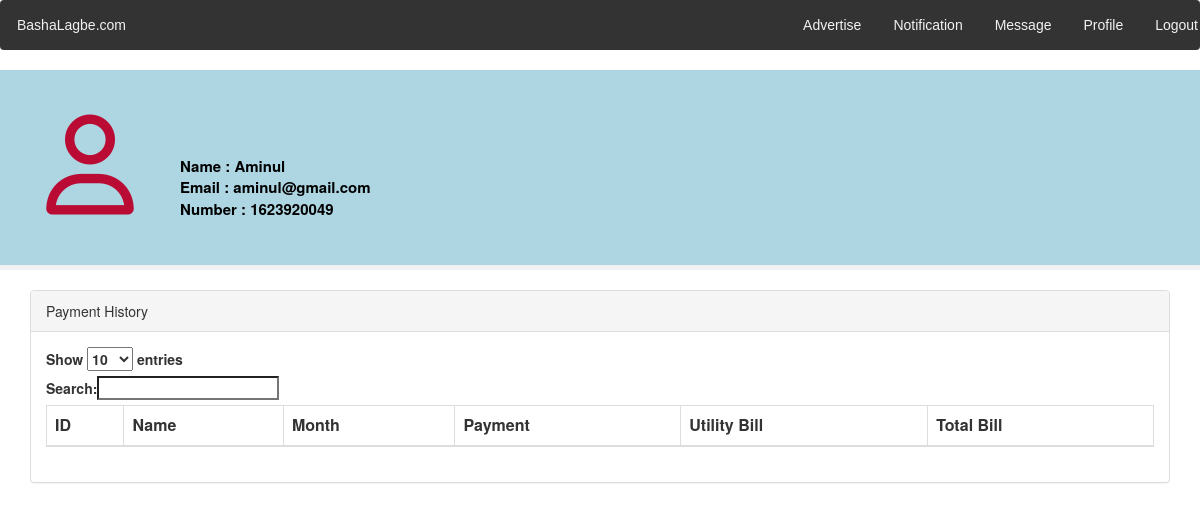
Page /testing/index.php (signed in) on the committed database.
### tables this page shows
CREATE TABLE `user` (
  `user_id` int(11) NOT NULL,
  `name` varchar(255) NOT NULL,
  `email` varchar(255) NOT NULL,
  `password` varchar(255) NOT NULL,
  `mobile` int(11) NOT NULL,
  `user_type` varchar(11) NOT NULL
);

### testing/index.php (the view, shortened to what this page needs)
<html>
 <head>
  <link rel="stylesheet" href="../index-style.css">
  <link rel="stylesheet" href="../profile-style.css">
  <link rel="stylesheet" href="https://maxcdn.bootstrapcdn.com/bootstrap/3.3.6/css/bootstrap.min.css" />
  <link rel="stylesheet" href="https://cdn.datatables.net/1.10.12/css/dataTables.bootstrap.min.css" />
 </head>
 <body>
 	<header>
        <div class="navbar">
            <a href="../index.php">BashaLagbe.com</a>
            <?php if(isset($_SESSION['id']) > 0): ?>
			<div class="navbar-right">
                <a href="../advertise.php">Advertise</a>
                <a href="../notification.php">Notification</a>
                <a href="../message.php">Message</a>
                <a href="../profile.php">Profile</a>
                <a href="../logout.php">Logout</a>
            </div>
            <?php endif; ?>
        </div>
    </header>
  <div class="profile-header">
            <div class="user-detail">
                <div class="user-image">
                    <i class="far fa-user"></i>
                </div>
<?php
	include "../db-connect.php";
	$userid = $_SESSION['id'];
	$query = "SELECT name, email, mobile FROM user WHERE user_id = '$userid'";
	$query_run = mysqli_query($connect,$query);
	if(mysqli_num_rows($query_run) > 0)
	{
		$row = mysqli_fetch_assoc($query_run);
		echo "<br>";
		echo "<br>";
		echo "<br>";
		echo "<br>";
	 	echo "Name : " . $row['name'] . " <br> Email : " . $row['email'] .
		" <br> Number : " . $row['mobile'] . "<br>";
	}
?>
            </div>
        </div>
  <div class="container">
   <br />
   <div class="panel panel-default">
    <div class="panel-heading">Payment History</div>
    <div class="panel-body">
     <div class="table-responsive">
      <table id="sample_data" class="table table-bordered table-striped">
       <thead>
        <tr>
         <th>ID</th>
         <th>Name</th>
         <th>Month</th>
         <th>Payment</th>
         <th>Utility Bill</th>
         <th>Total Bill</th>
        </tr>
       </thead>
      </table>
     </div>
    </div>
   </div>
  </div>
  <br />
  <br />
 </body>
</html>

### index-style.css (style rules this page uses)
* { box-sizing: border-box; }
html, body { height: 100%; margin: 0; padding: 0; background-color: #e6e6e6; font-family: 'Lora', serif; }
a { text-decoration: none; color: inherit; }
.navbar { overflow: hidden; background-color: #333; position: relative; top: 0; width: 100%; }
.navbar a { float: left; display: block; color: #f2f2f2; text-align: center; padding: 14px 16px; text-decoration: none; font-family: Arial, Helvetica, sans-serif; }
.navbar-right { float: right; }

### profile-style.css (style rules this page uses)
* { padding: 0; margin: 0; }
.navbar { overflow: hidden; background-color: #333; position: relative; top: 0; width: 100%; }
.navbar a { float: left; display: block; color: #f2f2f2; text-align: center; padding: 14px 16px; text-decoration: none; font-family: Arial, Helvetica, sans-serif; }
.navbar-right { float: right; }
.profile-header { height: 200px; width: 100%; background-color: #aed5e2; border-bottom: 5px solid #f2f2f2; }
.user-detail { width: 75%; margin: 0 ; height: 100%; font-size: 15px; font-weight: bold; color: black; }
.user-image { float: left; position: relative; width: 20%; height: 100%; height: 140px; text-align: center; }
.user-image .far { width: 80%; height: 100%; margin-top: 45px; font-size: 100px; color: #ba0b34; }

### rows in the picture
user: name "Aminul", email "aminul@gmail.com", mobile "1623920049"
